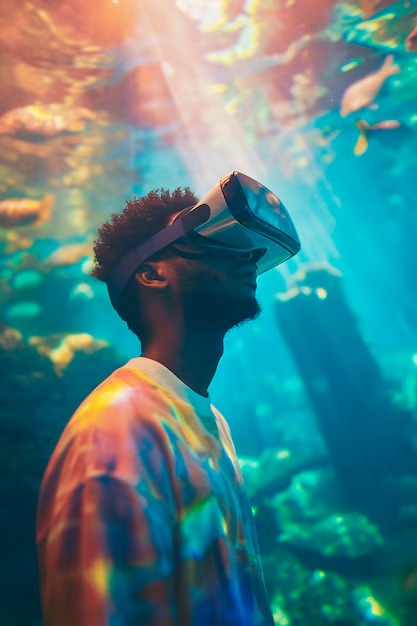
#> input picture Vr_person.jpg, 417 x 626 px
$ python merge_image.py
#> lines starting #> are read from the running program, lines starting #| are printed output that depends on the picture
import cv2
import time


img_path="Vr_person.jpg"
img=cv2.imread(img_path)
#> img is the input picture: shape (626, 417, 3); mean B, G, R 131.2, 128.5, 78.3
img=cv2.resize(img,(1200,750))
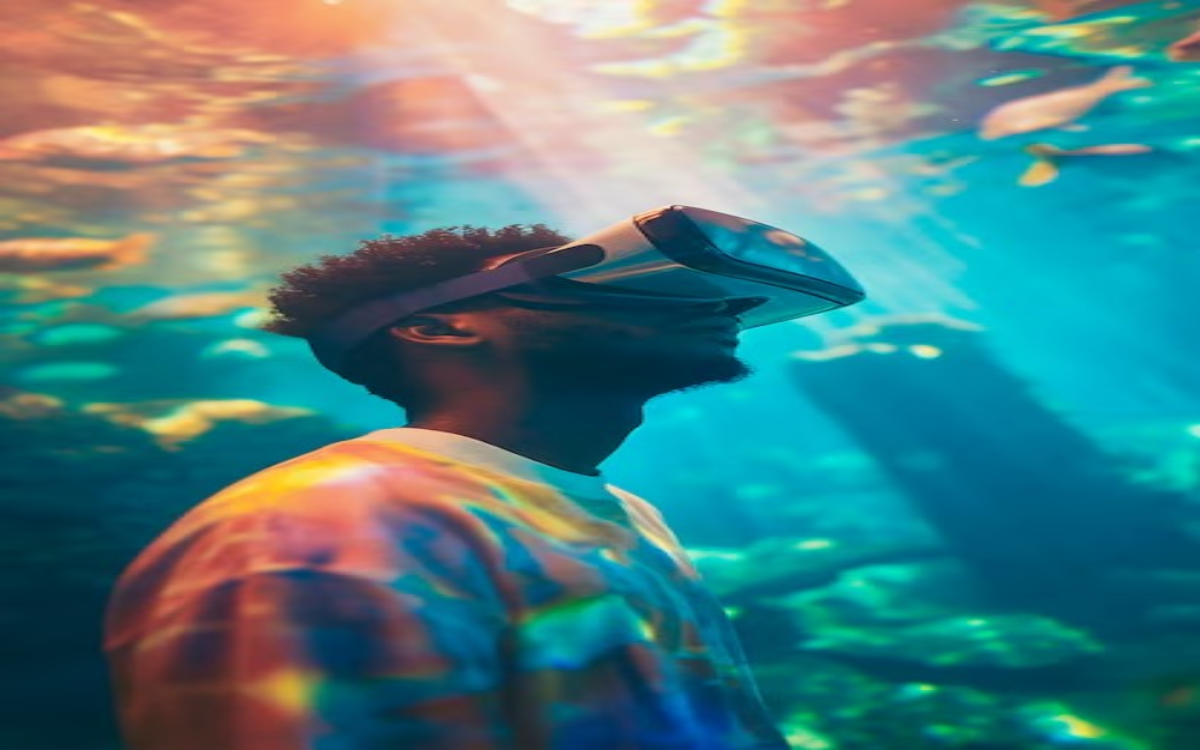
#> img: shape (750, 1200, 3); mean B, G, R 131.1, 128.4, 78.2

b,g,r=cv2.split(img)
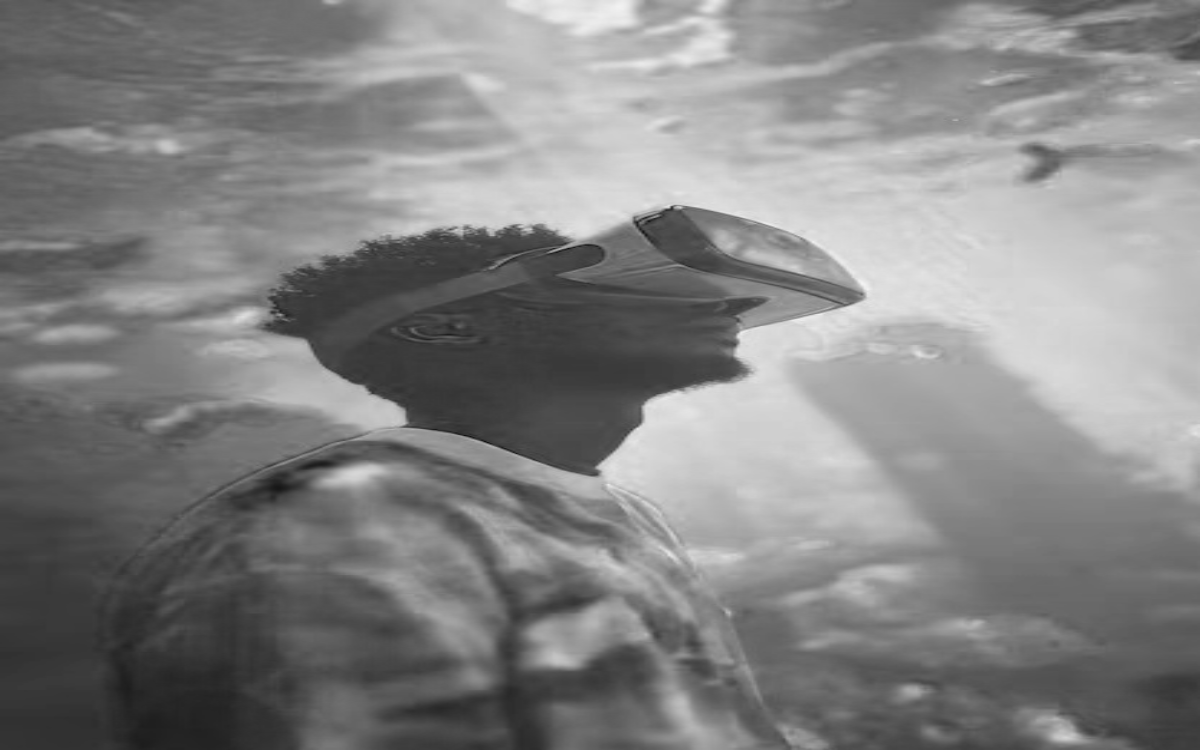
#> b: shape (750, 1200); min 14, max 244, mean 131.1
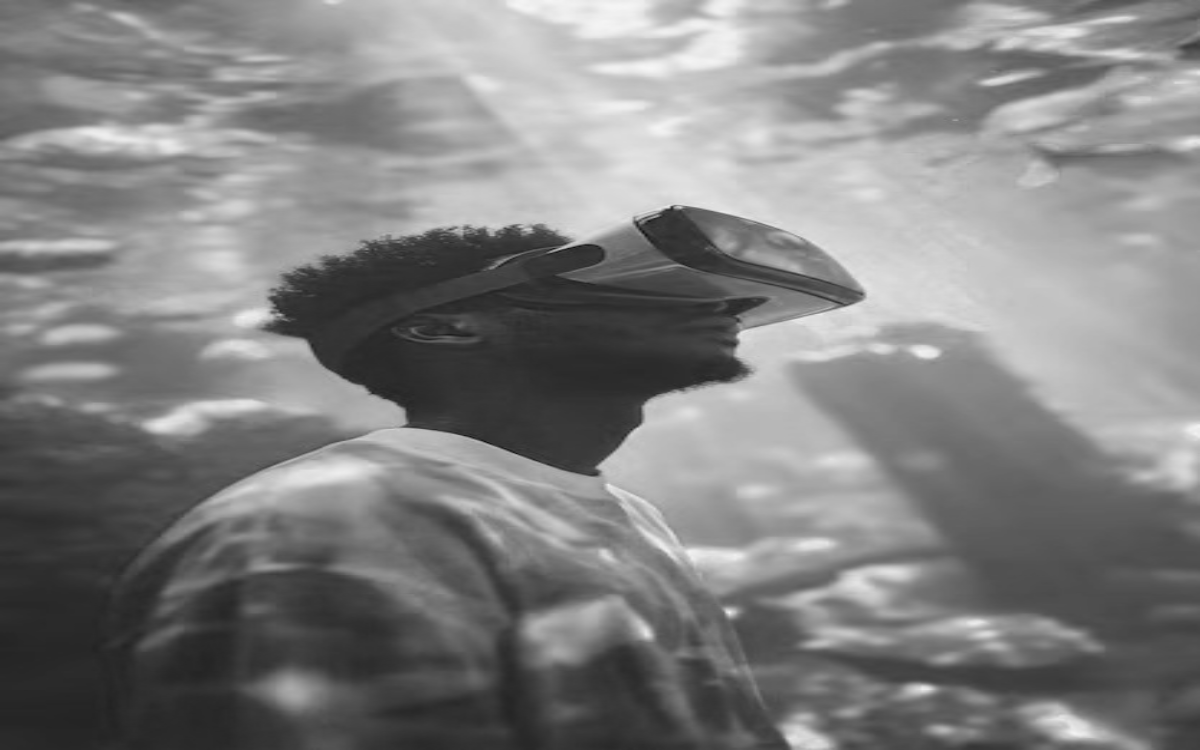
#> g: shape (750, 1200); min 17, max 246, mean 128.4
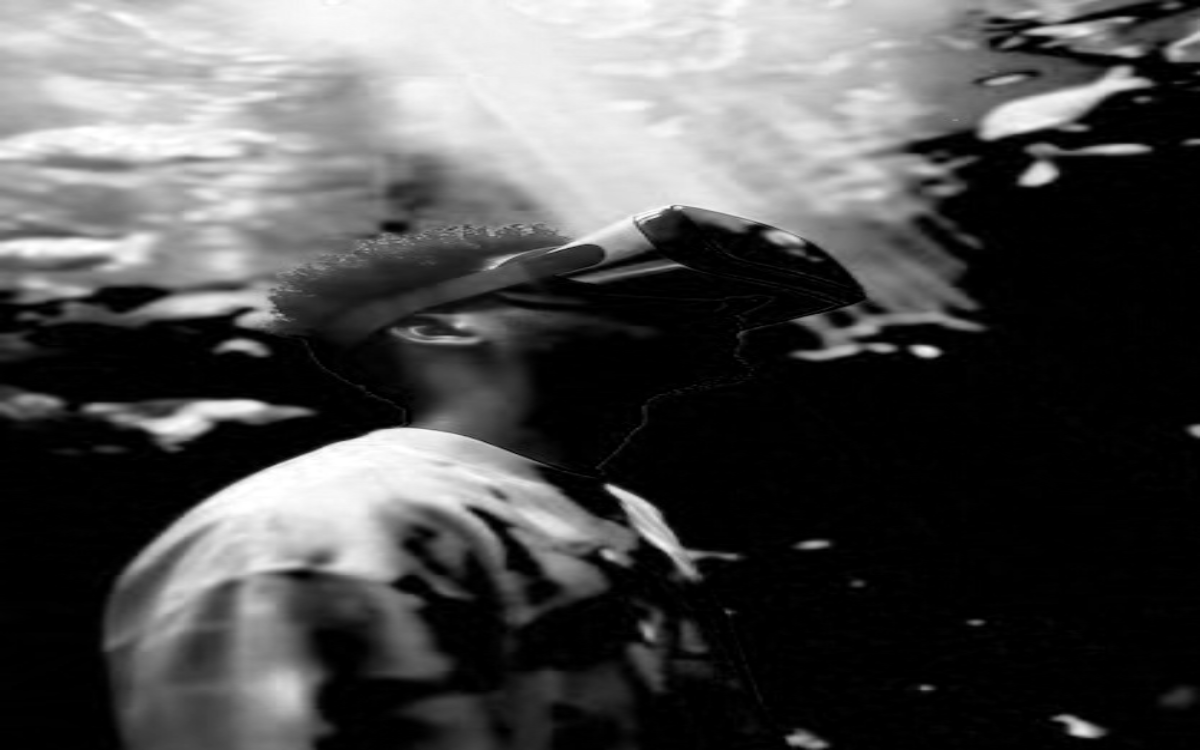
#> r: shape (750, 1200); min 0, max 255, mean 78.2
img_merge= cv2.merge([b,g,r])
cv2.imshow("Image merged",img_merge)
print(img_merge.shape)
#| (750, 1200, 3)
cv2.waitKey(0)
cv2.destroyAllWindows()

$ run again, with road_marking.jpg copied over Vr_person.jpg
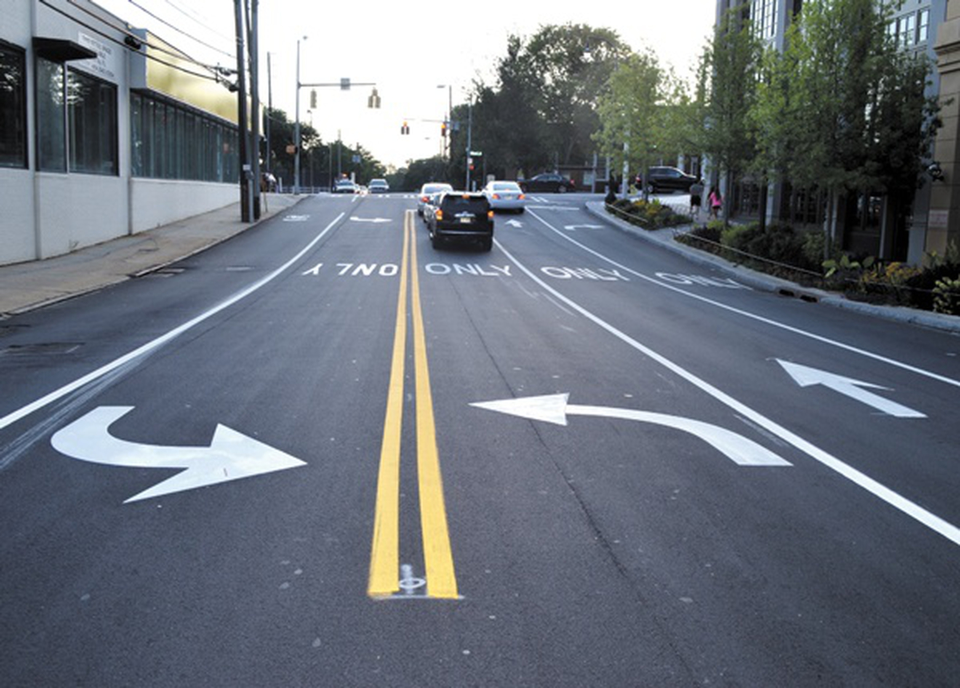
#> input picture road_marking.jpg, 1920 x 1376 px (shown at 1/2 size)
#> img is the input picture: shape (1376, 1920, 3); mean B, G, R 122.7, 113.4, 106.9
#> `img=cv2.resize(img,(1200,750))`:
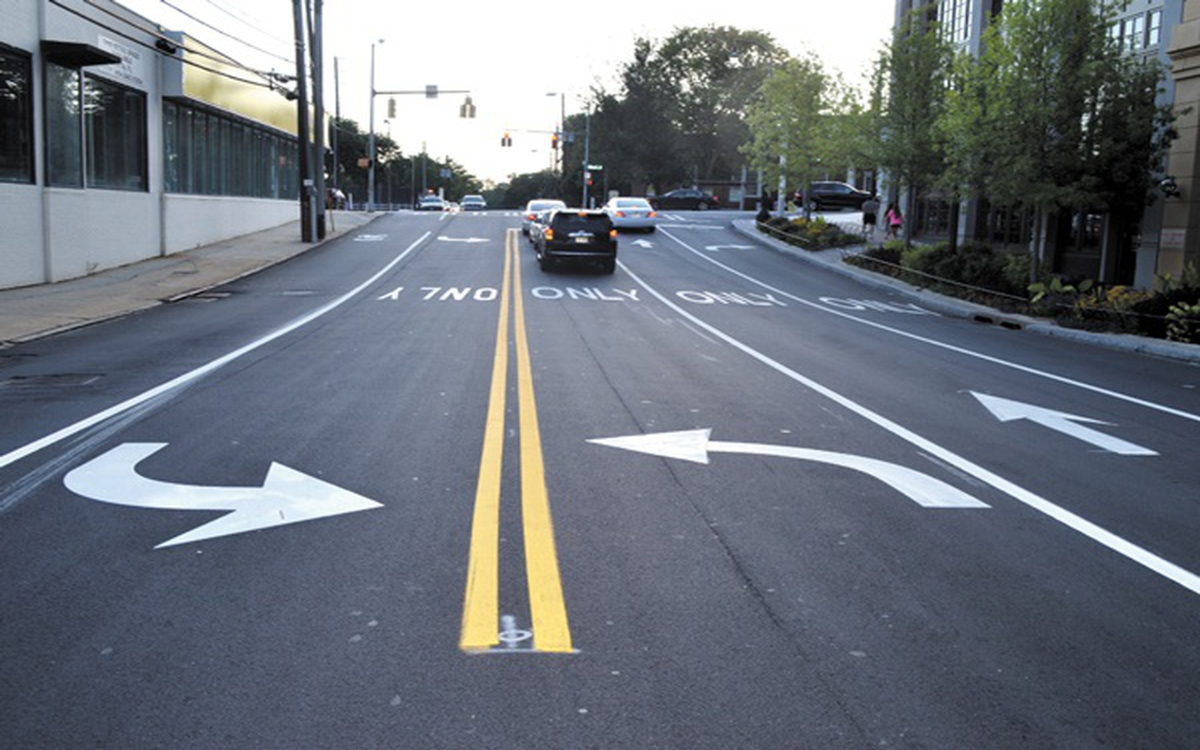
#> img: shape (750, 1200, 3); mean B, G, R 122.6, 113.3, 106.8
#> `b,g,r=cv2.split(img)`:
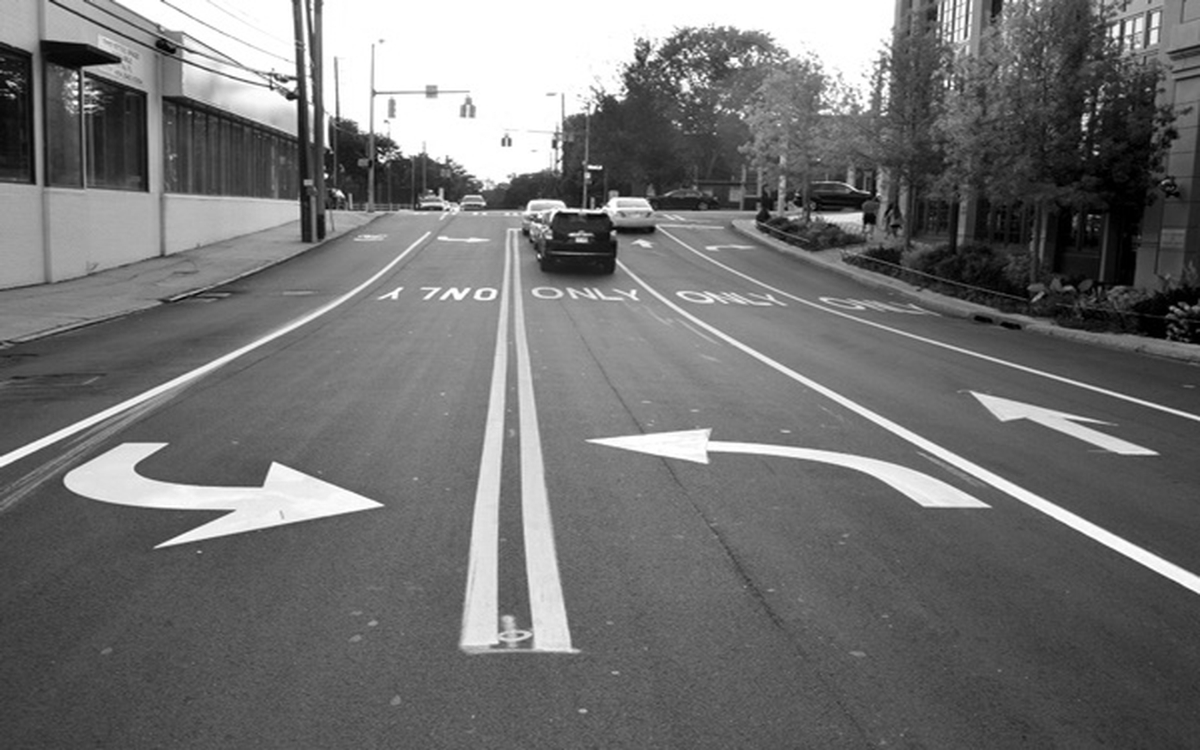
#> g: shape (750, 1200); min 0, max 255, mean 113.3
#| (750, 1200, 3)

$ run again, with silhoutte.png saved as Vr_person.jpg
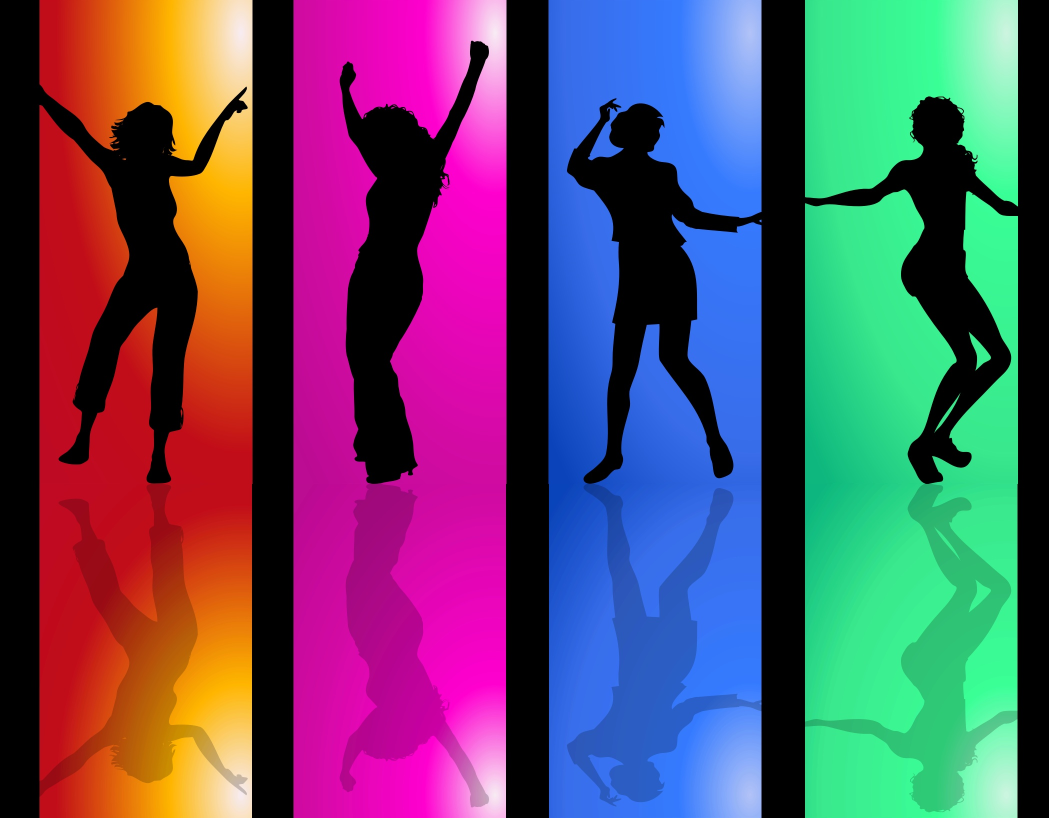
#> input picture silhoutte.png, 2097 x 1635 px (shown at 1/2 size)
#> img is the input picture: shape (1635, 2097, 3); mean B, G, R 101.1, 76.6, 94.8
#> img: shape (750, 1200, 3)
#> `b,g,r=cv2.split(img)`:
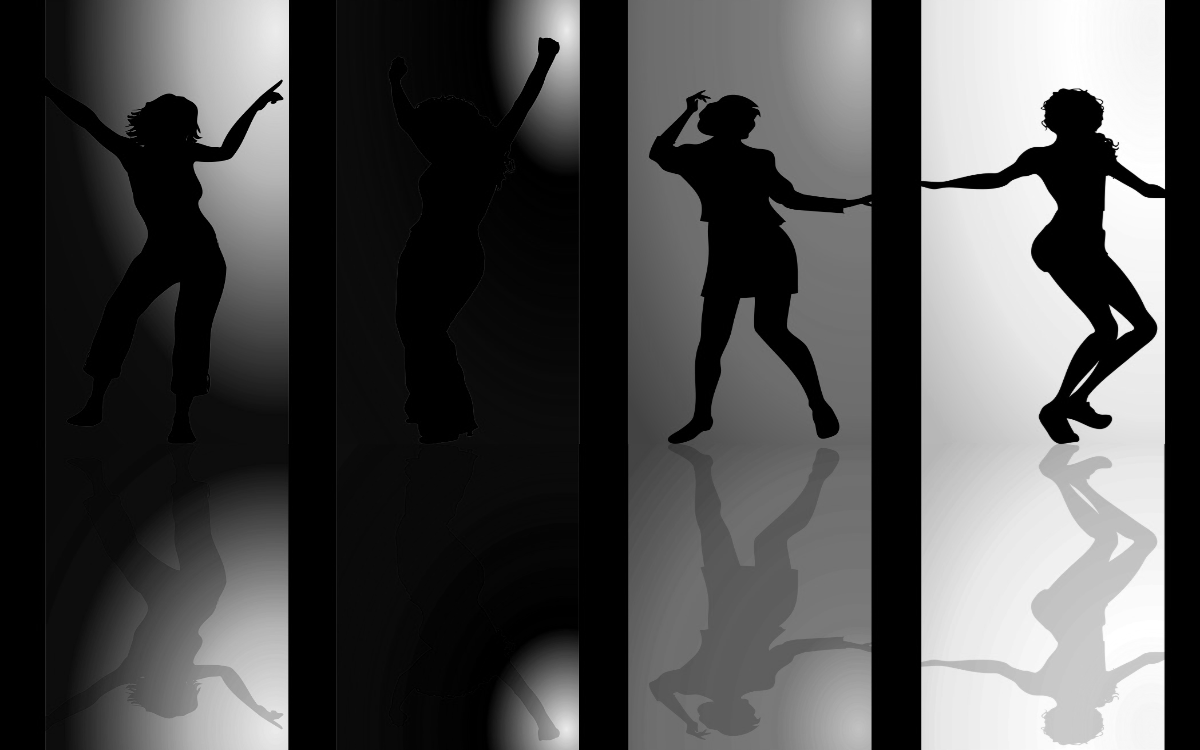
#> g: shape (750, 1200); min 0, max 255, mean 76.5
#> `b,g,r=cv2.split(img)`:
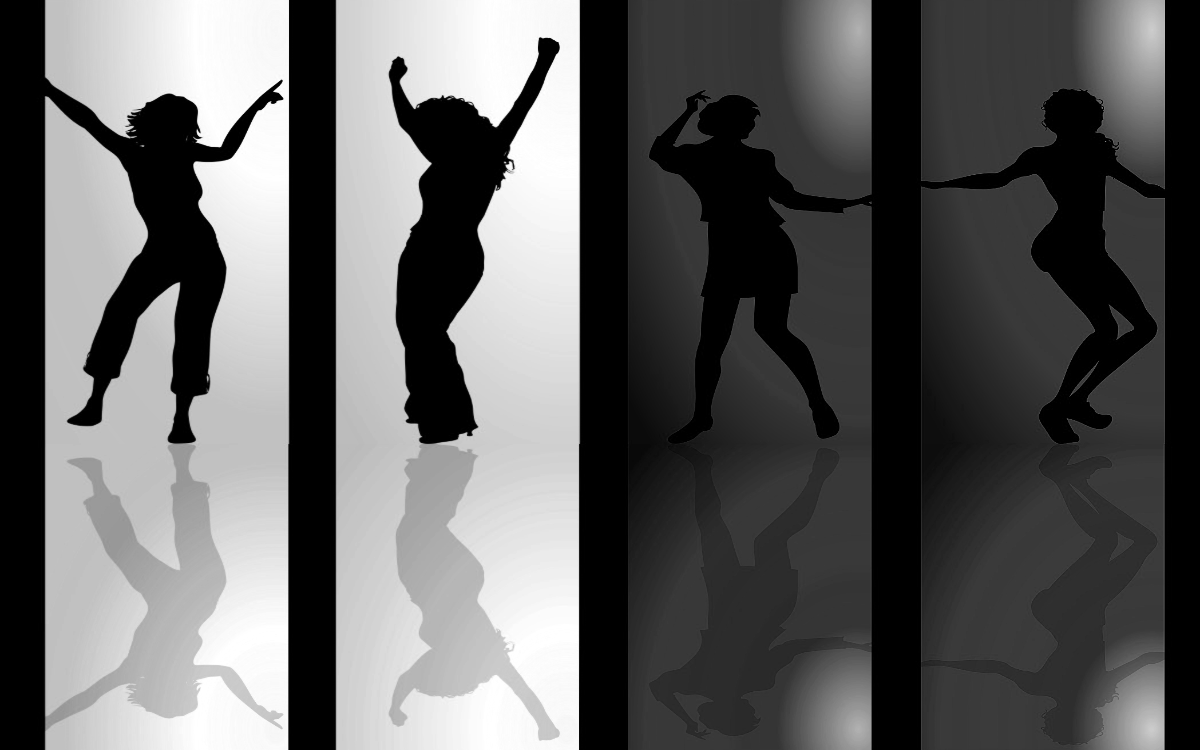
#> r: shape (750, 1200); min 0, max 255, mean 94.8
#| (750, 1200, 3)
